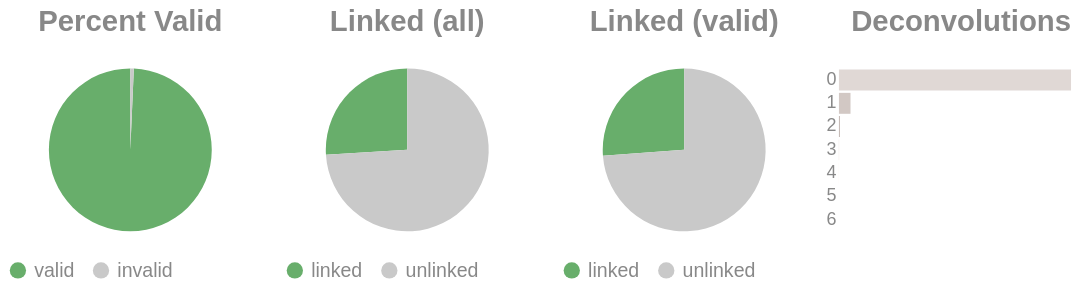

This figure's notebook cell:
### Code cell
if SKIPLR:
    pass
else:
    clash = Counter()
    for i in valids['molecule'].to_list():
        _mol = i.split("-")
        if len(_mol) == 1:
            clash.update('0')
        else:
            clash.update(_mol[-1])

    _d = {"deconvolutions": [], 'count': []}
    for k,v in clash.items():
        _d['deconvolutions'].append(k)
        _d['count'].append(v)

    tot_valid = valids['reads'].sum()
    mask = valids['reads'] >= 2
    n_linked_reads = valids.filter(mask)['reads'].sum()
    if n_linked_reads == 0:
        print_html("No linked molecules (>=2 reads) were detected; skipping linked-only distributions.")
        SKIPLR = True
    else:
        perc_valid = round(tot_valid / n_reads, 4)
        linked_perc_abs = round(n_linked_reads / n_reads, 4)
        linked_perc = round(n_linked_reads / tot_valid, 4)

    _valid = pl.DataFrame({"valids": ['valid', 'invalid'], "count": [tot_valid, n_reads - tot_valid]})
    _linked_abs = pl.DataFrame({"linked (absolute)": ['linked', 'unlinked'], "count": [n_linked_reads, n_reads - n_linked_reads]})
    _linked_rel = pl.DataFrame({"linked (valids)": ['linked', 'unlinked'], "count": [n_linked_reads, tot_valid - n_linked_reads]})

    (
        alt.hconcat(
            piechart(_valid, goodval = 'valid', title = "Percent Valid"),
            piechart(_linked_abs, goodval = "linked", title =  "Linked (all)"),
            piechart(_linked_rel, goodval = "linked", title =  "Linked (valid)"),
            convolutionbar(pl.DataFrame(_d), title = "Deconvolutions"),
            center = True,
            bounds = 'flush'
        )
        .resolve_scale(color='independent')
        .resolve_legend('independent')
        .properties(usermeta={'embedOptions': {"actions": False}})
    ).display()

### Figure 1 — Vega-Lite specification as saved in the notebook (floating-point values rounded to 4 significant figures)
{"width": "container", "height": 400, "config": {"title": {"anchor": "start", "dy": -15, "fontSize": 18, "color": "#888888", "subtitleColor": "#888888", "subtitleFontSize": 14}, "arc": {"fill": "#0072B2"}, "axis": {"domainColor": "#888888", "domainWidth": 0.5, "gridWidth": 0.2, "grid": false, "titleFontWeight": 400, "titleFontSize": 15, "labelFontSize": 11, "labelColor": "#888888", "tickColor": "#888888", "tickWidth": 0.2, "titleColor": "#888888"}, "axisBand": {"grid": false}, "axisX": {"grid": true, "tickSize": 10, "domainCap": "round"}, "axisY": {"domain": false, "grid": true, "tickSize": 0, "domainCap": "round"}, "background": "transparent", "header": {"labelFontSize": 15, "labelColor": "#888888", "titleFontSize": 15, "titleFontWeight": 600, "titleColor": "#888888"}, "legend": {"labelFont": "sans-serif", "labelFontSize": 12, "labelColor": "#888888", "symbolSize": 100, "symbolType": "circle", "titleFontSize": 12, "titlePadding": 10, "titleColor": "#888888", "title": null}, "range": {"category": ["#E69F00", "#56B4E9", "#009E73", "#F0E442", "#0072B2", "#D55E00", "#CC79A7", "#000000"], "diverging": ["#cfe8f3", "#a2d4ec", "#73bfe2", "#46abdb", "#1696d2", "#12719e"]}, "area": {"fill": "#0072B2", "fillOpacity": 0.7, "line": true, "strokeOpacity": 0.7}, "line": {"color": "#0072B2", "stroke": "#0072B2", "strokeWidth": 2}, "trail": {"color": "#0072B2", "stroke": "#0072B2", "strokeWidth": 0, "size": 1}, "point": {"filled": true, "fillOpacity": 1.0, "size": 95}, "text": {"color": "#888888", "fontSize": 11, "align": "right", "fontWeight": 400, "size": 11}, "bar": {"fill": "#0072B2", "stroke": null}, "view": {"stroke": null, "continuousWidth": 660, "continuousHeight": 400}}, "hconcat": [{"data": {"name": "data-11ca3310f8610ce137fa4e194e57b74e"}, "mark": {"type": "arc"}, "encoding": {"color": {"field": "valids", "legend": {"orient": "bottom", "title": null}, "scale": {"domain": ["valid", "invalid"], "range": ["#68ae6b", "#C9C9C9"]}, "title": "Valids", "type": "nominal"}, "theta": {"field": "count", "type": "quantitative"}, "tooltip": [{"field": "valids", "title": "Valids", "type": "ordinal"}, {"field": "percent", "format": ".2%", "title": "Percent", "type": "quantitative"}, {"field": "count", "title": "Count", "type": "quantitative"}]}, "height": 100, "title": {"text": "Percent Valid", "align": "center", "anchor": "middle"}, "transform": [{"calculate": "datum.count / 8329486", "as": "percent"}], "width": 150}, {"data": {"name": "data-d1943eb902644d0e7f74da6fc08a4de6"}, "mark": {"type": "arc"}, "encoding": {"color": {"field": "linked (absolute)", "legend": {"orient": "bottom", "title": null}, "scale": {"domain": ["linked", "unlinked"], "range": ["#68ae6b", "#C9C9C9"]}, "title": "Linked (Absolute)", "type": "nominal"}, "theta": {"field": "count", "type": "quantitative"}, "tooltip": [{"field": "linked (absolute)", "title": "Linked (Absolute)", "type": "ordinal"}, {"field": "percent", "format": ".2%", "title": "Percent", "type": "quantitative"}, {"field": "count", "title": "Count", "type": "quantitative"}]}, "height": 100, "title": {"text": "Linked (all)", "align": "center", "anchor": "middle"}, "transform": [{"calculate": "datum.count / 8329486", "as": "percent"}], "width": 150}, {"data": {"name": "data-c4f86419abd3f10a6881a83b9894c462"}, "mark": {"type": "arc"}, "encoding": {"color": {"field": "linked (valids)", "legend": {"orient": "bottom", "title": null}, "scale": {"domain": ["linked", "unlinked"], "range": ["#68ae6b", "#C9C9C9"]}, "title": "Linked (Valids)", "type": "nominal"}, "theta": {"field": "count", "type": "quantitative"}, "tooltip": [{"field": "linked (valids)", "title": "Linked (Valids)", "type": "ordinal"}, {"field": "percent", "format": ".2%", "title": "Percent", "type": "quantitative"}, {"field": "count", "title": "Count", "type": "quantitative"}]}, "height": 100, "title": {"text": "Linked (valid)", "align": "center", "anchor": "middle"}, "transform": [{"calculate": "datum.count / 8272141", "as": "percent"}], "width": 150}, {"data": {"name": "data-6d253866513885fa563876bc7eb479f0"}, "mark": {"type": "bar"}, "encoding": {"color": {"field": "deconvolutions", "legend": null, "scale": {"scheme": "lightgreyred"}, "type": "nominal"}, "tooltip": [{"field": "deconvolutions", "title": "Deconvolutions", "type": "ordinal"}, {"field": "percent", "format": ".2%", "title": "Percent", "type": "quantitative"}, {"field": "count", "title": "Count", "type": "quantitative"}], "x": {"axis": null, "field": "count", "type": "quantitative"}, "y": {"field": "deconvolutions", "sort": "ascending", "title": null, "type": "nominal"}}, "height": 100, "title": {"text": "Deconvolutions", "align": "center", "anchor": "middle"}, "transform": [{"calculate": "datum.count / 7012229", "as": "percent"}], "width": 150}], "bounds": "flush", "center": true, "resolve": {"legend": {"angle": "independent"}, "scale": {"color": "independent"}}, "usermeta": {"embedOptions": {"actions": false}}, "$schema": "https://vega.github.io/schema/vega-lite/v6.1.0.json", "datasets": {"data-11ca3310f8610ce137fa4e194e57b74e": [{"valids": "valid", "count": 8272141}, {"valids": "invalid", "count": 57345}], "data-d1943eb902644d0e7f74da6fc08a4de6": [{"linked (absolute)": "linked", "count": 2162772}, {"linked (absolute)": "unlinked", "count": 6166714}], "data-c4f86419abd3f10a6881a83b9894c462": [{"linked (valids)": "linked", "count": 2162772}, {"linked (valids)": "unlinked", "count": 6109369}], "data-6d253866513885fa563876bc7eb479f0": [{"deconvolutions": "0", "count": 6648737}, {"deconvolutions": "1", "count": 331463}, {"deconvolutions": "2", "count": 28405}, {"deconvolutions": "3", "count": 3131}, {"deconvolutions": "4", "count": 419}, {"deconvolutions": "5", "count": 65}, {"deconvolutions": "6", "count": 9}]}}
